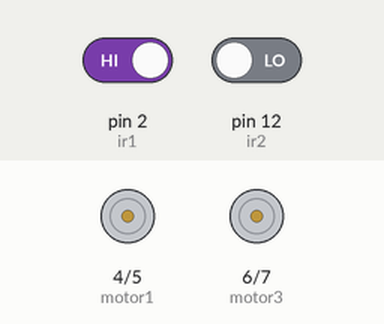
A sketch run on a simulated Arduino Uno, built with avr-gcc and run on an emulated ATmega328P. Parts: motor-driver pin pairs drawn as motors (green arrow = first pin HIGH = forward, orange = second pin HIGH = backward, longer = more drive, scaled by the enable pin). The test bench sets the inputs (shaded band); at power-on: pin 2 (ir1) HIGH, pin 12 (ir2) LOW.

Above: at 4.8 s.
4.9 s: pin 2 (ir1) driven LOW
At 6.8 s:
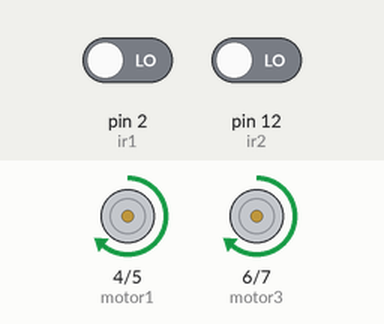
7.6 s: pin 12 (ir2) driven HIGH
At 9.0 s:
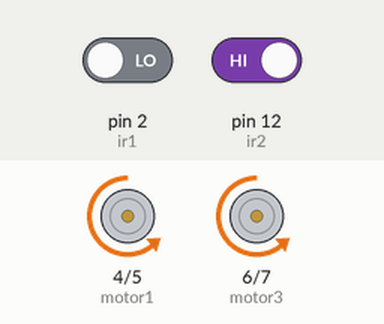
12.1 s: pin 12 (ir2) driven LOW
At 13.4 s:
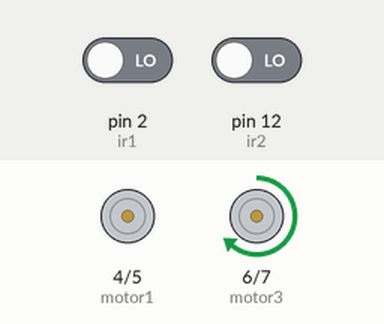
14.8 s: pin 2 (ir1) driven HIGH
At 15.6 s:
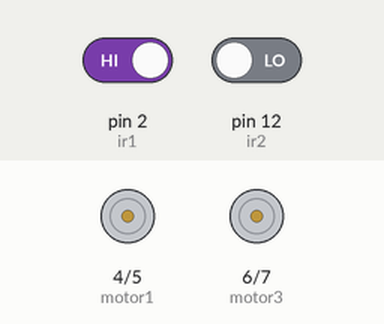
Timing chart, 0 to 20.3 s (numbered marks = the images above; inputs shaded):
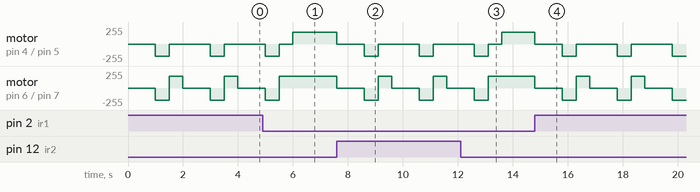

The sketch:

3_EDGE_AVOIDANCE_ROBOT.ino
```cpp
int ir1 = 2,ir2 = 12;
int motor1 = 4,motor2 = 5,motor3 = 6,motor4 = 7;
int enA = 10, enB = 9;
void setup() {
pinMode(ir1, INPUT);
pinMode(ir2, INPUT);
pinMode(motor1, OUTPUT);
pinMode(motor2, OUTPUT);
pinMode(motor3, OUTPUT);
pinMode(motor4, OUTPUT);
pinMode(enA, OUTPUT);
pinMode(enB, OUTPUT);
analogWrite(enA, 180);
analogWrite(enB, 180);
Serial.begin(9600);
}
void loop(){
int statusSensor2 = digitalRead(ir2);
int statusSensor1 = digitalRead(ir1);
if (statusSensor1 == LOW && statusSensor2== LOW){
Forward();
}
if (statusSensor1 == HIGH || statusSensor2== HIGH){
Stop();
delay(1000);
Backward();
delay(500);
TurnLeft();
delay(500);
Forward();
}}
// Functions for robot direction;
void Forward(){
digitalWrite(motor1, HIGH);
digitalWrite(motor2, LOW);
digitalWrite(motor3, HIGH);
digitalWrite(motor4, LOW); }
void Backward(){
digitalWrite(motor1, LOW);
digitalWrite(motor2, HIGH);
digitalWrite(motor3, LOW);
digitalWrite(motor4, HIGH); }
void TurnLeft(){
digitalWrite(motor1, LOW);
digitalWrite(motor2, LOW);
digitalWrite(motor3, HIGH);
digitalWrite(motor4, LOW); }
void Stop() {
digitalWrite(motor1, LOW);
digitalWrite(motor2, LOW);
digitalWrite(motor3, LOW);
digitalWrite(motor4, LOW); }
```

Measured:
- after the input at 4.9 s, motor on pin 6 (motor3) / pin 7 (motor4): goes on until 5.5 s, then stays forward 180/255
- after the input at 12.1 s, motor on pin 6 (motor3) / pin 7 (motor4): goes on until 13.1 s, then stays forward 180/255
- after the input at 14.8 s, motor on pin 4 (motor1) / pin 5 (motor2): forward 180/255 → stopped at once, then repeats every 2.0 s: backward 180/255 0.50 s, stopped 1.5 s; motor on pin 6 (motor3) / pin 7 (motor4): forward 180/255 → stopped at once, then repeats every 2.0 s: backward 180/255 0.50 s, forward 180/255 0.50 s, stopped 1.0 s
- by itself, motor on pin 4 (motor1) / pin 5 (motor2): alternates backward 180/255 for 0.50 s and stopped for 1.5 s
